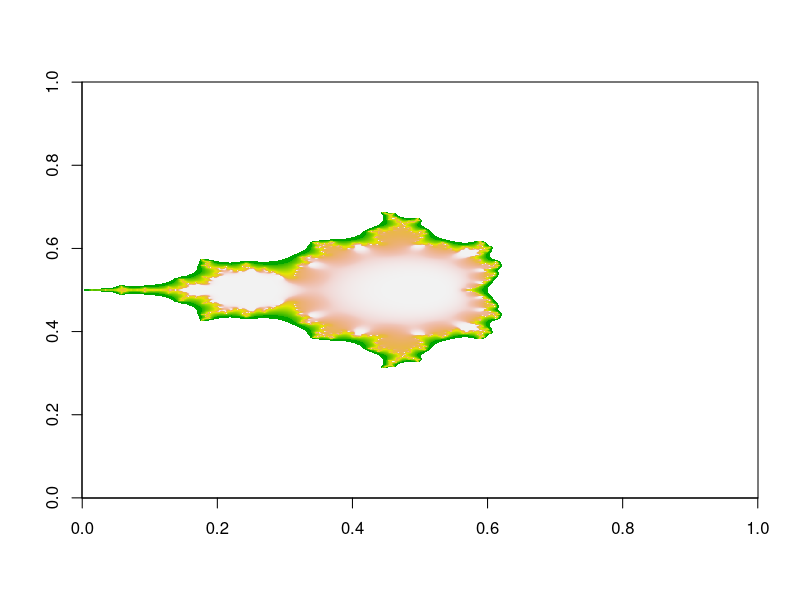

Source code (R):
n_max = function(vec, n) {
  return(unique(sort(vec))[n])
}

####

mb = function(X, Y, dimX, dimY, n) {
  
  x0 = matrix(seq(X[1], X[2], length.out=dimX), ncol = dimX, nrow = dimX, byrow = TRUE)
  y0 = matrix(seq(Y[1], Y[2], length.out=dimY), ncol = dimY, nrow = dimY, byrow = FALSE)
  
  x = x0
  y = y0
  
  for(i in 1:n) {
    xt = x
    yt = y
    
    x=xt^2-yt^2+x0
    y=2*xt*yt+y0
  }
  
  z = t(abs(x^2 + y^2))
  z[!is.na(z)] = rank(z[!is.na(z)])
  image(z^3, col=rev(terrain.colors(dimX)))
}

mb(c(-2, 2), c(-3, 3), 1500, 1500, 15)
####